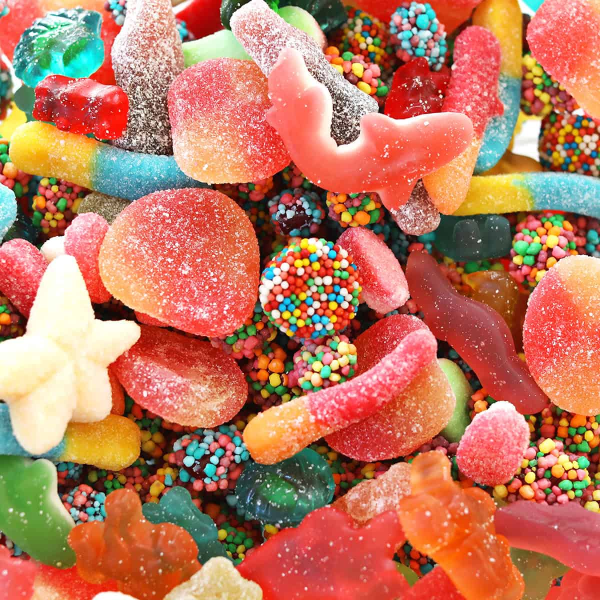
#> input picture Candy-Salad-.jpg, 1200 x 1200 px (shown at 1/2 size)
$ python main.py
#> lines starting #> are read from the running program, lines starting #| are printed output that depends on the picture
import cv2
image= cv2.imread("Candy-Salad-.jpg")
#> image is the input picture: shape (1200, 1200, 3); mean B, G, R 95.1, 121, 188.8
gray_image=cv2.cvtColor(image,cv2.COLOR_BGR2GRAY)
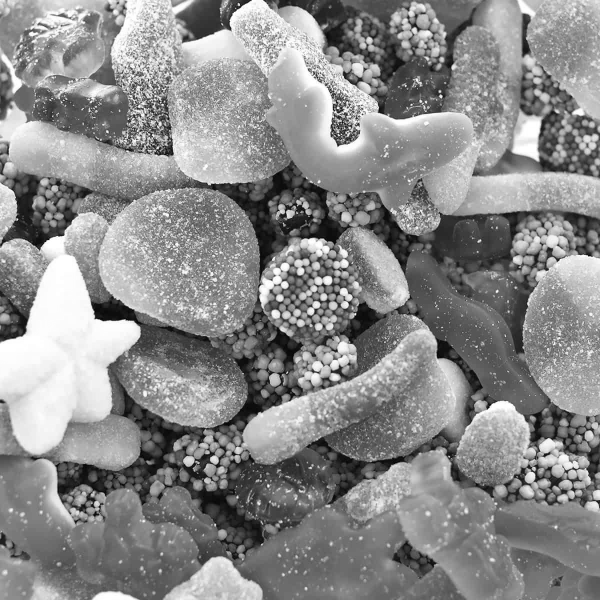
#> gray_image: shape (1200, 1200) (shown at 1/2 size); min 0, max 255, mean 138.3
resize_image=cv2.resize(gray_image,(224,224))
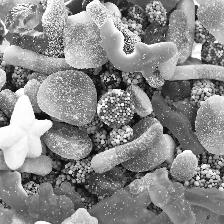
#> resize_image: shape (224, 224); min 4, max 255, mean 138.1
cv2.imshow("Processed Image",resize_image)
cv2.waitKey(0)
cv2.destroyAllWindows()
